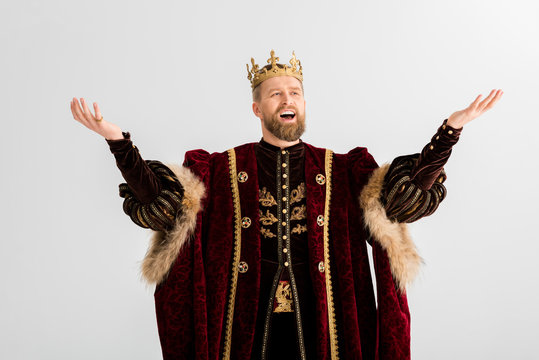
#> input picture assets/360_F_320748738_zddHlcaqbxBxOjXYpYpnQ4XlRT3cRS3H.jpg, 539 x 360 px
$ python -i auto_orient.py   (imports and definitions only)
#> lines starting #> are read from the running program, lines starting #| are printed output that depends on the picture
#> further down, picture is the input picture: PIL image 539x360 RGB; mean R, G, B 175.2, 165.1, 161.9
"""Auto-orient: rotate the photo so the inter-pupillary line is level.

Sculptok is sensitive to subject orientation — a 30° head tilt often
produces a noticeably worse depth output than the same head upright.
This module finds eyes via OpenCV's Haar cascade and rotates the image
so the line through the two eye centres is horizontal.

OpenCV Haar is the right detector here because it ships with
``opencv-contrib-python`` (already a project dependency) and needs no
model-file download. MediaPipe's FaceLandmarker is more accurate but
requires a 5 MB ``.task`` blob the user has to fetch on first use; not
worth the friction for the modest gain on this pipeline.

No-ops when:
  * No face is detected.
  * Fewer than 2 eyes detected on the face.
  * Detected face is small (< 5 % of the longest side).
  * The required rotation is below ``min_angle_deg`` (default 1°).
"""
from __future__ import annotations

import os
from typing import Optional, Tuple

import numpy as np
from PIL import Image


__all__ = ["auto_orient_to_face", "find_face_eye_angle"]


def _cascade_path(name: str) -> str:
    import cv2
    return os.path.join(cv2.data.haarcascades, name)


def find_face_eye_angle(
    image: Image.Image,
    *,
    min_face_fraction: float = 0.05,
) -> Optional[float]:
    """Return the rotation angle (degrees) that levels the eyes, or None.

    Positive angle = clockwise rotation needed. Returns None when no
    face / not enough eyes / face too small.
    """
#> called with min_face_fraction = 0.05
    try:
        import cv2
    except ImportError:
        return None

    arr = np.asarray(image.convert("L"))
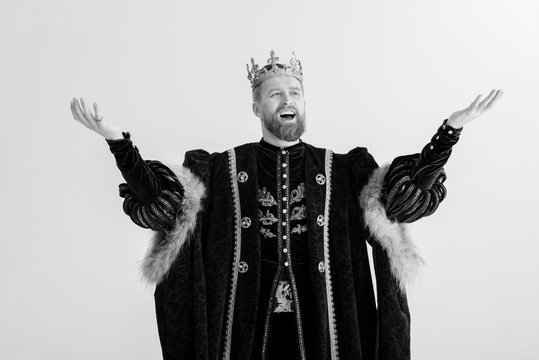
#> arr: shape (360, 539); min 0, max 254, mean 167.8
    h, w = arr.shape[:2]
#> h = 360; w = 539
    longest = max(h, w)
#> longest = 539
    if longest < 32:
        return None

    face_cascade = cv2.CascadeClassifier(_cascade_path("haarcascade_frontalface_default.xml"))
    eye_cascade = cv2.CascadeClassifier(_cascade_path("haarcascade_eye.xml"))
    if face_cascade.empty() or eye_cascade.empty():
        return None

    faces = face_cascade.detectMultiScale(
        arr, scaleFactor=1.1, minNeighbors=5, minSize=(30, 30),
    )
#> faces = [[258, 71, 57, 57]]
    if len(faces) == 0:
        return None
    # Pick the largest face.
    faces = sorted(faces, key=lambda r: r[2] * r[3], reverse=True)
    fx, fy, fw, fh = faces[0]
#> fx = 258; fy = 71; fw = 57; fh = 57
    if fw / longest < float(min_face_fraction):
        return None

    face_roi = arr[fy:fy + fh, fx:fx + fw]
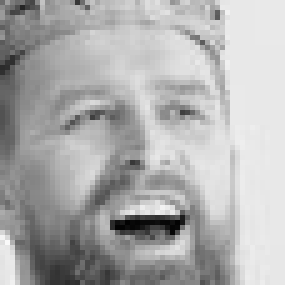
#> face_roi: shape (57, 57) (shown 5 times larger); min 2, max 249, mean 173.6
    eyes = eye_cascade.detectMultiScale(
        face_roi, scaleFactor=1.1, minNeighbors=5,
        minSize=(max(8, fw // 12), max(8, fh // 12)),
    )
#> eyes = ()
    if len(eyes) < 2:
        return None
    # Take the two largest eye boxes — keeps stray eyebrow/glasses
    # detections from biasing the angle.
    eyes = sorted(eyes, key=lambda r: r[2] * r[3], reverse=True)[:2]
    e1, e2 = eyes
    cx1 = fx + e1[0] + e1[2] / 2.0
    cy1 = fy + e1[1] + e1[3] / 2.0
    cx2 = fx + e2[0] + e2[2] / 2.0
    cy2 = fy + e2[1] + e2[3] / 2.0
    # Order by x so the angle sign matches "clockwise rotation needed".
    if cx2 < cx1:
        cx1, cx2 = cx2, cx1
        cy1, cy2 = cy2, cy1
    dx = cx2 - cx1
    dy = cy2 - cy1
    if abs(dx) < 1e-6:
        return None
    angle = float(np.degrees(np.arctan2(dy, dx)))
    return angle


def auto_orient_to_face(
    image: Image.Image,
    *,
    min_angle_deg: float = 1.0,
) -> Tuple[Image.Image, float]:
    """Rotate so the eye-line is horizontal. Returns ``(rotated, angle)``.

    ``angle`` is 0 when no rotation is applied (no face / tiny face /
    below threshold / opencv unavailable).
    """
    angle = find_face_eye_angle(image)
    if angle is None or abs(angle) < float(min_angle_deg):
        return image, 0.0
    rotated = image.rotate(angle, resample=Image.BICUBIC, expand=True)
    return rotated, float(angle)

>>> from PIL import Image
>>> picture = Image.open('../../assets/360_F_320748738_zddHlcaqbxBxOjXYpYpnQ4XlRT3cRS3H.jpg')
>>> result = auto_orient_to_face(picture)
